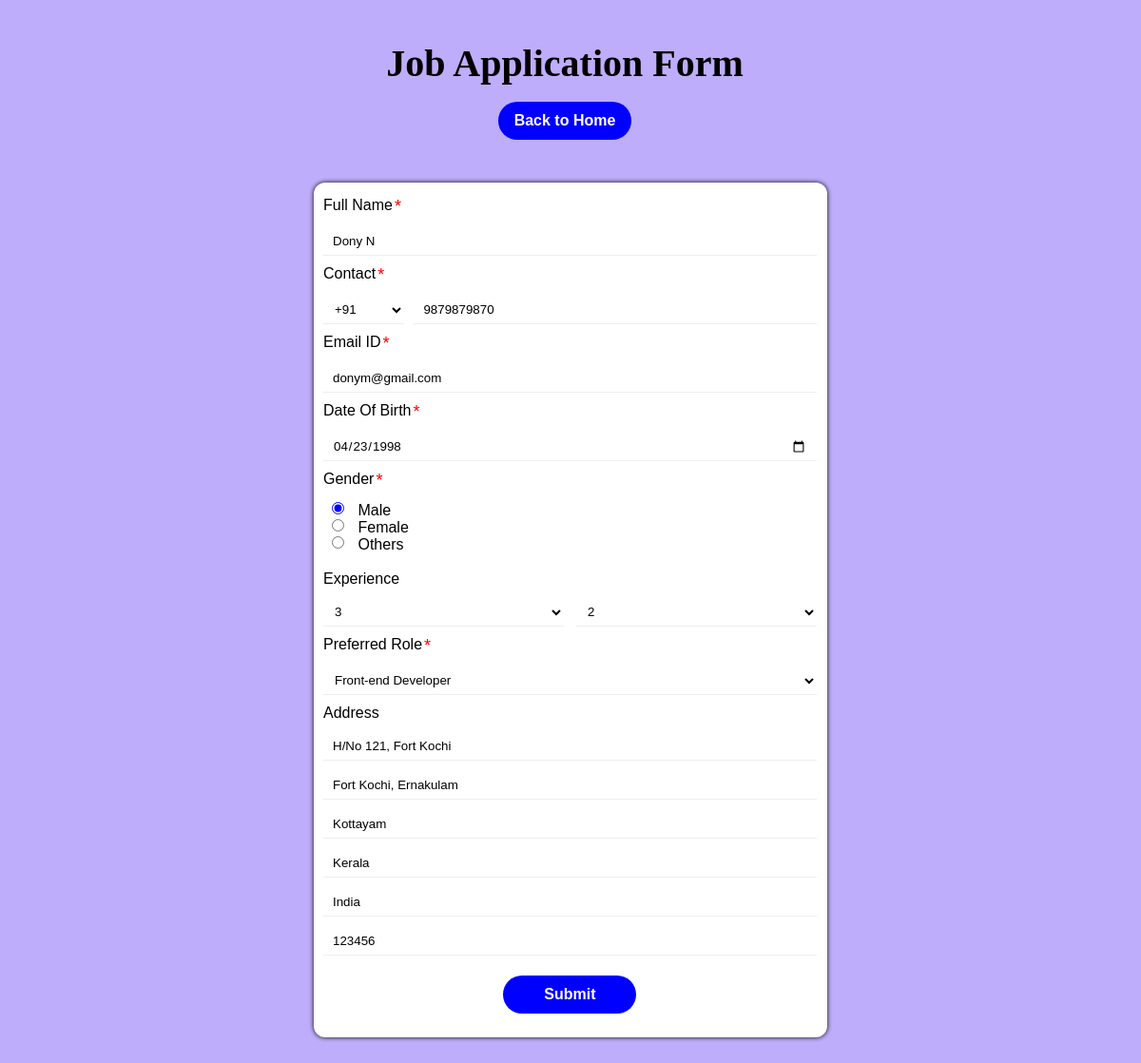
Screenshot of /jobapp/update_applicant/7/ with the database file from the repository.
### jobApp/models.py (models this page shows, shortened)
class ApplicantDetailsModel(models.Model):
    def validate_full_name(name):
        full_name_regex = r"^[A-Za-z]+( [A-Za-z]+)?( [A-Za-z]+)?$"
        matchs = re.match(full_name_regex, name)
        if (
            (name == "")
            or (name == None)
            or (matchs is None)
            or (len(name) < 3)
            or len(name) > 75
        ):
            raise ValidationError(
                f"{name} is invalid, it may contain numbers or special chracters"
            )
    def validate_phone_number(number):
        phone_pattern = r"^\d{10}$"
        matchs = re.match(phone_pattern, number)
        if (number == "") or (matchs is None):
            raise ValidationError(
                f"{number} is invalid, only digits from 0 to 9 are allowed"
            )
    def validate_date_of_birth(dob):
        today = date.today()
        age = (today - dob).days // 365.25
        if dob == "" or dob == None or int(age) < 18:
            raise ValidationError(
                "Invalid Date of Birth, applicant must be minimum 18 years old"
            )
    full_name = models.CharField(
        max_length=75, null=False, validators=[validate_full_name]
    )
    country_code_choices = [
        ("+91", "+91"),
        ("+1", "+1"),
    ]
    country_code = models.CharField(
        max_length=3, null=False, choices=country_code_choices, default="+91"
    )
    phone_number = models.CharField(
        max_length=10, null=False, unique=True, validators=[validate_phone_number]
    )
    email_id = models.EmailField(max_length=254, null=False, unique=True)
    dob = models.DateField(null=False, validators=[validate_date_of_birth])
    gender_choices = [
        ("Male", "Male"),
        ("Female", "Female"),
        ("Others", "Others"),
    ]
    gender = models.CharField(
        max_length=7, null=True, blank=False, choices=gender_choices, default=None
    )
    years_choices = [
        ("", "Years"),
        ("0", "Fresher"),
        ("1", "1"),
        ("2", "2"),
        ("3", "3"),
        ("4", "4"),
        ("5", "5"),
        ("6", "6"),
        ("7", "7"),
        ("8", "8"),
        ("9", "9"),
        ("9+", "9+"),
    ]
    years = models.CharField(max_length=2, null=True, blank=True, choices=years_choices)
    months_choices = [
        ("", "Months"),
        ("0", "Fresher"),
        ("1", "1"),
        ("2", "2"),
        ("3", "3"),
        ("4", "4"),
        ("5", "5"),
        ("6", "6"),
        ("7", "7"),
        ("8", "8"),
        ("9", "9"),
        ("9+", "9+"),
    ]
    months = models.CharField(
        max_length=2, null=True, blank=True, choices=months_choices
    )
    job_choices = [
        ("", "Role"),
        ("UI/UX Designer", "UI/UX Designer"),
        ("Front-end Developer", "Front-end Developer"),
        ("Back-end Developer", "Back-end Developer"),
        ("Software Tester", "Software Tester"),
        ("Project Manager", "Project Manager"),
    ]
    job_role = models.CharField(max_length=30, null=False, choices=job_choices)
    address_line_1 = models.CharField(max_length=200, null=True, blank=True)
    address_line_2 = models.CharField(max_length=100, null=True, blank=True)
    city = models.CharField(max_length=30, null=True, blank=True)
    state = models.CharField(max_length=30, null=True, blank=True)
    country = models.CharField(max_length=30, null=True, blank=True)
    zip_code = models.CharField(max_length=6, null=True, blank=True)

### jobApp/views.py (the view, shortened to what this page needs)
class ApplicantUpdateView(UpdateView):
    model = ApplicantDetailsModel
    template_name = "jobapp/UpdateForm.html"
    form_class = ApplicationForm
    success_url = reverse_lazy("index")

### templates/jobapp/UpdateForm.html (shortened to what this page needs)
{% extends "jobapp/Base.html" %}
{% block body %}
<form method="POST" action="" id="form" novalidate>
               <div id="fullname-label-field">
                  {{form.full_name.label}}
                  <sup>*</sup>
               </div>
               <div id="input-field">
                  {{form.full_name}}
               </div>
               <div id="label-field">
                  {{form.phone_number.label}}
                  <sup>*</sup>
               </div>
               <div id="input-field">
                  {{form.country_code}}
                  {{form.phone_number}}
               </div>
               <div id="label-field">
                  {{form.email_id.label}}
                  <sup>*</sup>
               </div>
               <div id="input-field">
                  {{form.email_id}}
               </div>
               <div id="label-field">
                  {{form.dob.label}}
                  <sup>*</sup>
               </div>
               <div id="input-field">
                  {{form.dob}}
               </div>
               <div id="label-field">
                  {{form.gender.label}}
                  <sup>*</sup>
               </div>
               <div id="input-field">
                  {{form.gender}}
               </div>
               <div id="label-field">
                     {{form.years.label}}
               </div>
               <div id="input-field">
                  {{form.years}}
                  {{form.months}}
               </div>
               <div id="label-field">
                  {{form.job_role.label}}
                  <sup>*</sup>
               </div>
               <div id="input-field">
                  {{form.job_role}}
               </div>
               <div id="label-field">
                  {{form.address_line_1.label}}
               </div>
               <div id="input-field">
                  {{form.address_line_1}}
               </div>
               <div id="input-field">
                  {{form.address_line_2}}
               </div>
               <div id="input-field">
                  {{form.city}}
               </div>
               <div id="input-field">
                  {{form.state}}
               </div>
               <div id="input-field">
                  {{form.country}}
               </div>
               <div id="input-field">
                  {{form.zip_code}}
               </div>
               <div id="field-row1">
                  <input type="submit" value="Submit" class="submit">
               </div>
</form>
{% endblock body %}

### static/css/FormCss.css (style rules this page uses)
* { margin: 0; padding: 0; box-sizing: border-box; font-family:Arial, Helvetica, sans-serif; }
#field-row1 { display: flex; justify-content: flex-start; padding-left: 5px; margin: 5px; width: 97%; }
body { background-color: #BEADFA; }
label:not(.select-label) { padding-top: 4%; padding-bottom: 2px; padding-left: 9px; }
input[type="text"],input[type="email"] { border: hidden; border-bottom: 1px inset; padding: 10px; width: 100%; height: 30px; background: none; }
input[type="text"]::placeholder,input[type="email"]::placeholder { font-family: 'Trebuchet MS', 'Lucida Sans Unicode', 'Lucida Grande', 'Lucida Sans', Arial, sans-serif; font-weight:lighter; opacity: 0.5; font-size: 14px; }
input[type="date"] { border: hidden; width: 100%; height: 30px; padding: 10px; background: none; border-bottom: 1px inset; }
select { border: hidden; height: 30px; width: 20%; padding-left: 8px; }
input[type="submit"] { border: hidden; height: 40px; width: 140px; border-radius: 20px; text-align: center; font-weight: bold; font-size: 16px; margin: 0 auto; margin-top: 3%; margin-bottom: 15px; color: white; background-color: blue; }
.submit { cursor: pointer; outline: none; }
sup { color: red; padding-left: 2px; font-size: 18px; }
#label-field { display: flex; justify-content: flex-start; padding-left: 5px; margin: 5px; margin-top: 10px; width: 97%; }
#fullname-label-field { display: flex; justify-content: flex-start; padding-left: 5px; margin: 5px; padding-top: 15px; width: 97%; }
#input-field { display: flex; flex-direction: row; justify-content: flex-start; padding-top: 5px; padding-left: 5px; margin: 5px; margin-top: 6px; width: 97%; }
.full_name { max-width: 600px; outline: none; }
.country_code { background: none; border-bottom: 1px inset; outline: none; }
.phone_number { margin-left: 10px; outline: none; }
.email_id { max-width: 600px; outline: none; }
.dob { outline: none; }
.gender { display: inline-block; padding-bottom: 5px; margin-bottom: 4px; margin-right: 10px; accent-color: blue; }
.years { width: 49%; margin-right: 13px; background: none; border-bottom: 1px inset; outline: none; }
.months { width: 49%; background: none; border-bottom: 1px inset; outline: none; }
.job_role { width: 100%; background: none; border-bottom: 1px inset; outline: none; }
.address_fields { max-width: 600px; outline: none; }

### rows the page displays
ApplicantDetailsModel: full_name "Dony N", country_code "+91", phone_number "9879879870", email_id "donym@gmail.com", dob "04/23/1998", gender "☑ Male ☐ Female ☐ Others", years "3", months "2", job_role "Front-end Developer", address_line_1 "H/No 121, Fort Kochi", address_line_2 "Fort Kochi, Ernakulam", city "Kottayam", state "Kerala", country "India", zip_code "123456"
